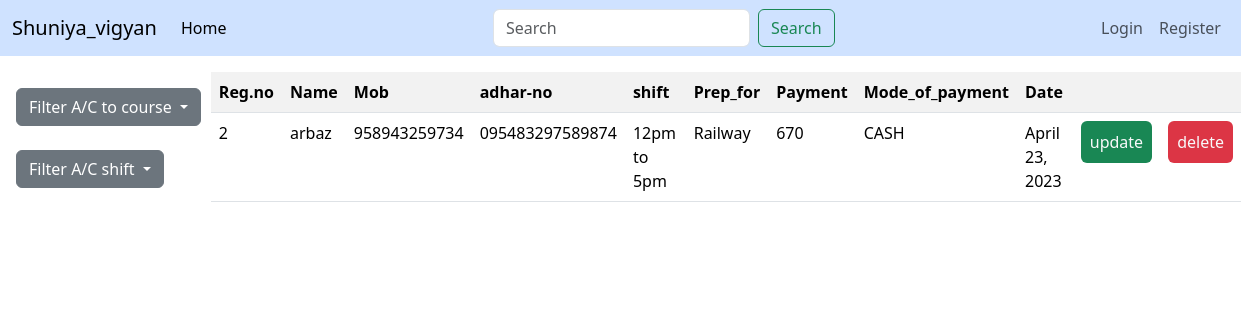
The page /shift/12pm-to-5pm/ on the database its author committed.
### mainapp/models.py (models this page shows, shortened)
class Student(models.Model):
    reg_no=models.CharField(max_length=10)
    name=models.CharField(max_length=100)
    mob_no=models.CharField(max_length=15)
    adhar_no=models.CharField(max_length=20)
    prep_for=models.ForeignKey(Category,on_delete=models.CASCADE,null=True,blank=True)
    shift=models.ForeignKey(Shift,on_delete=models.CASCADE,null=True,blank=True)
    date_of_joining=models.DateField(help_text='year-month-day')
    mode_of_payment=models.CharField(max_length=40,choices=(('UPI','UPI'),('CASH','CASH')))
    payment=models.IntegerField(blank=True,null=True)

class Shift(models.Model):
    shift_title=models.CharField(max_length=40,choices=SHIFT,default=None,blank=True,null=True)
    slug=models.SlugField()
    def __str__(self):
        return self.shift_title

class Category(models.Model):
    course=models.CharField(max_length=30, choices=TYPE)
    slug=models.SlugField()
    def __str__(self):
        return self.course

### mainapp/views.py (the view)
# urls.py: path('shift/<slug>/',shift,name='shift'),
def shift(r,slug):
    data={}
    data['shift']=Shift.objects.all()
    data['category']=Category.objects.all()
    data['student']=Student.objects.filter(shift__slug=slug)
    return render(r,'home.html',data)

### mainapp/templates/home.html (shortened to what this page needs)
{%extends 'base.html'%}
{%block body%}
<div class="contianer ">
    <div class="row mt-3" >
        <div class="col-lg-2 ">
            <div class="dropdown w-100 p-2 m-2">
                <button class="btn btn-secondary dropdown-toggle" type="button" data-bs-toggle="dropdown" aria-expanded="false">
                  Filter A/C to course
                </button>
            </div>
            <div class="dropdown w-100 p-2 m-2">
                <button class="btn btn-secondary dropdown-toggle" type="button" data-bs-toggle="dropdown" aria-expanded="false">
                  Filter A/C shift
                </button>
            </div>
        </div>
        <div class="col-lg-10">
            <table class="table table-striped">
                <tr>
                    <th>Reg.no</th>
                    <th>Name</th>
                    <th>Mob</th>
                    <th>adhar-no</th>
                    <th>shift</th>
                    <th>Prep_for</th>
                    <th>Payment</th>
                    <th>Mode_of_payment</th>
                    <th>Date</th>
                    <th></th>
                    <th></th>
                </tr>
                {%for i in student%}
                <tr>
                    <td>{{i.reg_no}}</td>
                    <td>{{i.name}}</td>
                    <td>{{i.mob_no}}</td>
                    <td>{{i.adhar_no}}</td>
                    <td>{{i.shift}}</td>
                    <td>{{i.prep_for}}</td>
                    <td>{{i.payment}}</td>
                    <td>{{i.mode_of_payment}}</td>
                    <td>{{i.date_of_joining}}</td>
                   <td><a href="{%url 'update' i.id%}" class="btn bg-success text-light p-2">update</a></td>
                   <td><a href="{%url 'delete' i.id%}" class="btn bg-danger text-light p-2" onclick="alert">delete</a></td>
                </tr>
                {%endfor%}
            </table>
        </div>
       </div>
    </div>
{%endblock%}

### rows shown on the page
Student: reg_no "2", name "arbaz", mob_no "958943259734", adhar_no "095483297589874", shift "12pm to 5pm", prep_for "Railway", payment "670", mode_of_payment "CASH", date_of_joining "April 23, 2023"
